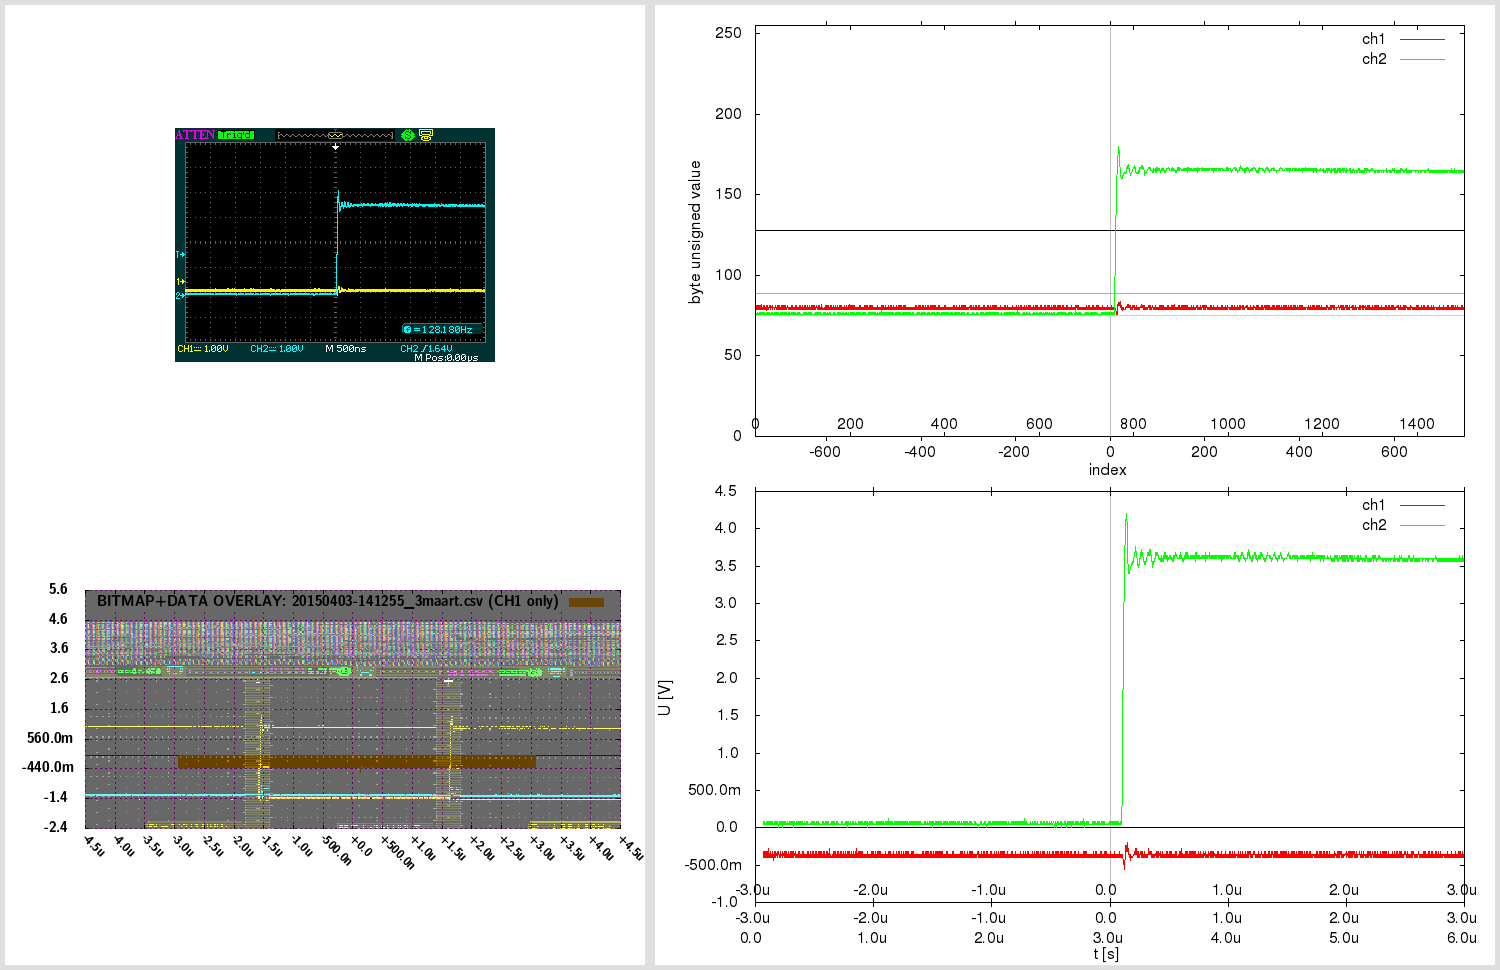

Source code (gnuplot):

# 20150403-141255_3maart.gnuplot [generated by /home/warreee/attenload/adsparse-wave.pl]
# single gnuplot file, with two potentially independent scripts
# generates three plots: one based on integer, other based on real (SI) values
# and one bitmap overlay - and then montages them using ImageMagick

# attengrab .csv can just be centered (over t)
# -> the x=0 (t=0) will correspond to scope center
# (but .DAV/.CSV will also need extra sample alignment)

# in Linux, to see available fonts, do:
# fc-list --verbose | grep 'fullname:' | less
# the two fonts used here:
# LMSansDemiCond10-Regular or "Latin Modern Sans Demi Cond"; and Helvetica
# Helvetica doesn't even get reported on my system:
# $ fc-list --verbose | grep 'fullname:' | grep -i 'Helvetica\|Demi Cond'
#	fullname: "LM Sans Demi Cond 10 Regular"(s) "LMSansDemiCond10-Regular"(s)


print "Gnuplotting..."

## "master settings" (shared between both parts of script)

# line color - specified by linestyles
set style line 1 linetype 1 linecolor rgb "red"
set style line 2 linetype 1 linecolor rgb "green"
set style line 3 linetype 1 linecolor rgb "orange"
set style line 4 linetype 1 linecolor rgb "aquamarine"
set style line 5 linetype -1 linecolor rgb "black"
set style line 6 linetype -1 linecolor rgb "gray"
set style line 7 linetype 1 linecolor rgb "blue"


# VARIABLES ########### ########### ###########

fnbase="20150403-141255_3maart"
fn_bmp = fnbase . ".bmp"
fn_pngr = fnbase . "_r.png"
fn_pngi = fnbase . "_i.png"
fn_pngov = fnbase . "_ov.png"
fn_pngt = fnbase . "_tmp.png"
fn_pngo = fnbase . ".png"

# scope screen(shot) properties
tdiv = 5e-07          # T/DIV (50e-9)
toffs = 0        # time offset (scope) (200e-9)
vdiv1 = 1        # V/DIV CH1 (500e-3)
vdiv2 = 1         # V/DIV CH2 (50e-3)
voffs1 = -1.56         # volt offset CH1 (-1.5)
voffs2 = -2.12       # volt offset CH2 (100e-3)
sampintp  = 4e-09    # (500e-12)
sampintf  = 1/sampintp
sratacqf  = 250000000      # (250e6)
sratacqp  = 1/sratacqf
#osf = 1.00    # oversample factor (multiplies .CSV and .DAV time domain) # unused here
adsFactor = 1.28

# (edges of current capture and divisions)
scope_hdiv=18
scope_vdiv=8
# enforce floating point (see below)
scope_trange = scope_hdiv*tdiv*1.0    # (900e-9)
scope_left=toffs-(scope_trange/2)     # (-250e-9)
scope_right=toffs+(scope_trange/2)    # (650e-9)
scope_bottom=-voffs1-(scope_vdiv*vdiv1/2) # -500e-3
scope_top=-voffs1+(scope_vdiv*vdiv1/2)    # 3.5

totalch1Vspan=scope_vdiv*vdiv1
totalch2Vspan=scope_vdiv*vdiv2
ch1Vcoeff = adsFactor*totalch1Vspan/(2**8)
ch2Vcoeff = adsFactor*totalch2Vspan/(2**8)

voffs1int = voffs1/ch1Vcoeff  # -39
voffs2int = voffs2/ch2Vcoeff  # -53

acsv_fn = fnbase . '.csv' # '20130020-013902.csv' # from attenload tmp_wav
acsz=1500         # tmp_wav/.csv size (900)
fts=4e-09         # final timestep (sampling period)
# here scope_trange could be 18*1, with acsz 16000;
# if as integer, 18/16000 would be 0 - enforce floating point
# above enforcing scope_trange to float doesn't work,
# must again here:
tdivp = 1.0*scope_trange/acsz   # sampling rate, based on scope range and numsamples in tmp (1ns)
tdivf = 1/tdivp             # freq based on that sampling rate

# just in case - not needed usually:
triglevel=1.64
trigholdoff=100e-9

toffsamp = toffs/fts		# 0
# time finetune offset - int (samples) (depends on range)
tfoi = 16


#### extract bitmap from .png, if .bmp not present
# was -crop 480x234+10+10; now -crop 480x234+95+128

cmdstr = 'if (! test -f "'.fn_bmp.'") ; then \
  echo -n "'.fn_bmp.' not found .. " ; \
  if [ -f "'.fn_pngo.'" ] ; then \
    echo -n "'.fn_pngo.' found - extracting" ; \
    convert -crop 480x234+95+128 "'.fn_pngo.'" "'.fn_bmp.'" ; \
  else \
    echo -n "'.fn_pngo.' not found - cannot extract" ; \
  fi ; \
else \
  echo -n "'.fn_bmp.' found - using that" ; \
fi; echo'

#print cmdstr
# note - since cmdstr above uses double quotes,
# must use single quotes for bash here!:
print system("bash -c '". cmdstr ."' 2>&1")


##################################
###### plot directly with unsigned byte data

set terminal png size 840,480
set termoption enhanced
set termoption font "Helvetica, 12"

set output fn_pngi
set datafile separator ","

# set axis label
set xlabel "index" offset 0.0,0.8
set ylabel "byte unsigned value" offset 1.0,0.0


# horizontal line as functions
zeroline(x)=128
ch1offs(x)=128+voffs1int # (-39)
ch2offs(x)=128+voffs2int # (-53)

# vertical line - headless arrow
# "y" scope axis in middle:
ymI = acsz/2
set arrow from ymI,0 to ymI,255 nohead ls 5
# time offset:
toI = ymI - toffs/fts
set arrow from toI,0 to toI,255 nohead ls 6


# must use multiplot here, to have two x-axes
# and thus, must set lmargin, so both graphs match

set size 1.0,0.9      # 0.1/2 = 0.05
set bmargin 0
set lmargin 10
set yrange [0:255] # 8-bit


set multiplot

set origin 0,0.1
set xrange [0:acsz]
set xtics in
set xtics offset 0,graph 0.08
plot \
  zeroline(x) with lines notitle ls 5,\
  acsv_fn using 1:2 with lines title "ch1" ls 1, \
  "" using 1:3 with lines title "ch2" ls 2, \
  ch1offs(x) with lines notitle ls 3, \
  ch2offs(x) with lines notitle ls 4

unset arrow # if big offset, line from prev. can 'leak' in next at diff place, so reset

set origin 0,0.1
set xtics out
set xtics offset 0,graph 0.02
set xrange [-acsz/2:acsz/2-1]
#set xtics nomirror 500
set noytics
set noylabel
unset xlabel # set xlabel ""
set border 1
plot 0 notitle

set nomultiplot


### reset previous settings
#unset border # no work for default
set border    # Draw default borders:
set ytics
unset yrange


##################################
###### plot with converted real SI units

# reset # resets set style line!

set terminal png size 840,480
set termoption enhanced
set termoption font "Helvetica, 12"

set output fn_pngr
set datafile separator ","

# set axis label
set xlabel "t [s]" offset 0.0,0.1
set ylabel "U [V]" offset 1.0,0.0

# axis tics format
set format y "%.1s%c"
set format x "%.1s%c"


# horizontal line as functions
zerolineR(x)=0
# don't show real offsets; they could be way off depending on V/DIV
#ch1offsR(x)=0+(-1.56)
#ch2offsR(x)=0+(-2.12)

# "y" scope axis in middle (the +1 added to ymI so it snaps at 0):
ymR=(ymI+1)*fts
set arrow from ymR,graph 0 to ymR,graph 1 nohead ls 5
# time offset:
toR=toI*fts
set arrow from toR,graph 0 to toR,graph 1 nohead ls 6
# indicate scope range here too
set arrow from scope_left+toR,graph 0 to scope_left+toR,graph 1 nohead ls 7
set arrow from scope_right+toR,graph 0 to scope_right+toR,graph 1 nohead ls 7


# must use multiplot here, to have two x-axes
# and thus, must set lmargin, so both graphs match

set size 1.0,0.9      # 0.1/2 = 0.05
set bmargin 0
set lmargin 10
set yrange [] writeback # since we don't set explicity, must save autorange
set autoscale y

set multiplot

set origin 0,0.13
set xrange [0:acsz*fts]
set xtics out
set xtics offset 0,graph -0.03
plot \
  zerolineR(x) with lines notitle ls 5,\
  acsv_fn using ($4+tfoi*fts):5 with lines title "ch1" ls 1, \
  "" using ($4+tfoi*fts):6 with lines title "ch2" ls 2

set yrange restore # this saves the found yrange after `plot`
unset arrow # if big offset, line from prev. can 'leak' in next at diff place, so reset

set origin 0,0.13
set xtics out
set xtics offset 0,graph 0.02
set xrange [(-acsz/2)*fts:(acsz/2-1)*fts]
set noytics
set noylabel
unset xlabel # set xlabel ""
set border 1
plot GPVAL_Y_MIN notitle

set origin 0,0.13
set xtics in
set xtics offset 0,graph 0.08
# wrong to put xrange [scope_left:scope_right] here;
# as [scope_left:scope_right] could be a snippet,
# and this graph shows entire capture!
# simply move the previous scale for toffset
toRR=(acsz/2.)*fts-toR
set xrange [(-acsz/2)*fts+toRR:(acsz/2-1)*fts+toRR]
set noytics
set noylabel
unset xlabel # set xlabel ""
set border 1
plot GPVAL_Y_MIN notitle

set nomultiplot


##################################
###### plot with bitmap and data overlay

# here 840,480 remains as output png size,
# even if not set explicitly; also, make
# the height smaller - so can have gravity North in montage

set terminal png truecolor size 640,305 # size 840,480
set termoption enhanced
myfont="LMSansDemiCond10-Regular"   # LMSansDemiCond10-Regular or "Latin Modern Sans Demi Cond"
# cannot do concatenation direct in termoption line, so in separate string
myfontb="".myfont.", 12"
set termoption font myfontb

set output fn_pngov
set datafile separator ","


set autoscale
unset xtics
unset ytics
unset border
unset arrow # delete all arrows
unset object # (hopefully) delete objects?

set xrange [scope_left:scope_right]
xticstep=(scope_right-scope_left)/scope_hdiv
set xtics in scope_left,xticstep,scope_right scale 1
set yrange [scope_bottom:scope_top]
yticstep=(scope_top-scope_bottom)/scope_vdiv
set ytics in scope_bottom,yticstep,scope_top scale 1
set grid xtics ytics back linecolor rgb "magenta"
# right is only gnuplot 4.6 - without it ok w/ 4.4
#set xtics rotate by -45 offset 2.5,-1.50 right format "%+.1s%c" font myfont.',10'
set xtics rotate by -45 offset 0.0,0.0 format "%+.1s%c" font myfont.',10'
set key noenhanced

# dimensions of scope screenshot bitmap
bmp_w=480
bmp_h=234

# alpha bmp transparency [0:255]
bmp_alpha = 150
# boxes fillstyle transparent solid 0.10
box_transp = (1.-(acsz/16384.))*0.9 + 0.10

# plot string for data in transparent bitmap:
plot1au = "(($0-acsz/2.+tfoi)*fts+toffs):($5)"

# bmp_w=480 bmp_h=234 ; inside 451x201+15+14
# on plot: scope_left:scope_right and scope_bottom:scope_top!
# (so toffset is built in!)

bdx = scope_trange/(451.0-1)  # [s/pixel] /451: 1.99557e-09 vs 2.000e-9 manually
bdy = totalch1Vspan/(201.0-1) # [V/pixel] /201: 0.0199005 vs 0.02005 manually
bofx = -((scope_trange/2.0)-toffs+(15.0+0)*bdx) #-15.0*bdx # -2.8e-7
bofy = -((totalch1Vspan/2.0)+voffs1+(14.0+5)*bdy) #-14.0*bdy # -0.88

# seems `boxes fillstyle transparent solid 0.40` makes some seethroughs
# or something with bmp alpha overlay; but even without, all the same?
# because the red + blue (somehow inverted) creates a gray.. better green or orange

_plot_str = "zerolineR(x) with lines notitle ls 1,\
acsv_fn \
  using ".plot1au." with boxes fillstyle transparent solid box_transp noborder linestyle 3\
  title 'BITMAP+DATA OVERLAY: '.acsv_fn.' (CH1 only)',\
fn_bmp \
  binary array=(bmp_w,bmp_h) skip=54 format='%uchar' \
  dx=bdx dy=bdy origin=(bofx,bofy) \
  using 1:2:3:(bmp_alpha) \
  with rgbalpha t ''"

# seems actual plot in screenshot bitmap (480 × 234)
#  is at: 451x201+15+14; aspect ratio 201/451 = 0.445676
set size ratio 0.445676

eval("plot " . _plot_str)




##################################
###### montage commands

# used to be in attengrab; now here
# call ImageMagick montage via system
# and montage in `gnuplot` (easier to separate)

print "Montaging images..."
# this works in ImageMagick 6.6.2-6, but not in 6.5.7-8
#      '.fn_pngov.' -gravity Center -extent x480  \#
# must spec -extent 640x480 for 6.5

cmdstr = 'montage \
  <(montage \
    <(convert \
      '.fn_bmp.' -gravity Center -crop 640x480-10+0! -flatten  \
      bmp:-) \
    <(convert \
      '.fn_pngov.' -gravity Center -extent 640x480  \
      bmp:-) \
  -tile 1x -geometry +0+0  \
  bmp:-) \
  <(montage \
    '.fn_pngi.' \
    '.fn_pngr.' \
  -tile 1x -geometry +0+0  \
  bmp:-) \
-geometry +0+0 -border 5 \
'.fn_pngo

print cmdstr
print system('bash -c "'. cmdstr .'" 2>&1')

print "Deleting temp files ..."

delcmd = "rm"

# leave the bitmap for now
# actually, let attengrab handle it - since
# it may need to be re-taken!
# #cmdstr = delcmd ." ". fn_bmp
# #print cmdstr . "  " . system(cmdstr . " 2>&1")

cmdstr = delcmd ." ". fn_pngr
print cmdstr . "  " . system(cmdstr . " 2>&1")

cmdstr = delcmd ." ". fn_pngi
print cmdstr . "  " . system(cmdstr . " 2>&1")

cmdstr = delcmd ." ". fn_pngov
print cmdstr . "  " . system(cmdstr . " 2>&1")




# note:
# set terminal png size 840,480 # size defaults to 640x480 px
# set terminal pdf size 10,3 # size defaults to 5x3 in
# enhanced text: set termoption enhanced

# vertical line - headless arrow
# need ymin and ymax; gnuplot gives them only after plot -
# - and even then they do not correspond to end ticks
# - and even then, cannot get the arrow to show, after the second `plot`
# .. nor can I edit it anyhow; it must run before the first `plot`
# so instead of that, position y coordinates relative to graph (0 to 1)
#set arrow 1 from graph 0.5,0 to graph 0.5,1 nohead ls 5

# in multiplot, yrange should be after the size command
# note: xrange could be 2250 or 450
# so leave it to autoscale here? will be accurate since it's integer index...
# now set explicitly by script # below in multiplot

# axis tics format
# for engineering notation - 'help format specifiers':
# "A 'scientific' power is one such that the exponent is a multiple of three."

# print "Montaging images..."

# "The 'tile' size is then set to the largest dimentions
# of all the resized images, and the size actually specified."
# "by removing the 'size' component, non of the images will
# be resized, and the 'tile' size will be set to the largest
# dimensions of all the images given"
# not so simple: http://unix.stackexchange.com/questions/4046/
# can be done in one command with bash subprocess pipes (bash only)
# was: .fn_bmp.' -gravity NorthWest ; fn_pngov.' -gravity North
# can pad with -gravity Center -extent 640x480;
# but also with crop! -flatten - there have offset too!
# -geometry +2+2 can also mess up the last -border 5 !

# bmp scale worked for:
# bmp_w=480 bmp_h=234 ; inside 451x201+15+14
# tdiv = 5e-08,  toffs = 2e-07,  vdiv1 = 0.5,   voffs1 = -1.5,
# dx=2.000e-9 dy=0.02005 origin=(-2.8e-7,-0.88) for
# tspan = 18*tdiv = 18*5e-08 = 9e-07s
# vspan1 = 8*vdiv1 = 8*0.5 = 4V
# tspan/451 = 9e-07/451 = 1.99557e-09 s/pixel
# vspan1/201 = 4/201 = 0.0199005 V/pixel
# bdx=tspan/(451-1) = '9e-07/(451-1)' = 2e-09
# bdy=vspan1/(201-1) = '4/(201-1)' = 0.02
# 15*bdx = 15*2e-9 = 3e-08
# 14*bdy = 14*0.02 = 0.28
# 15*1.99557e-09 = 2.99335e-08
# 14*0.0199005 = 0.278607
